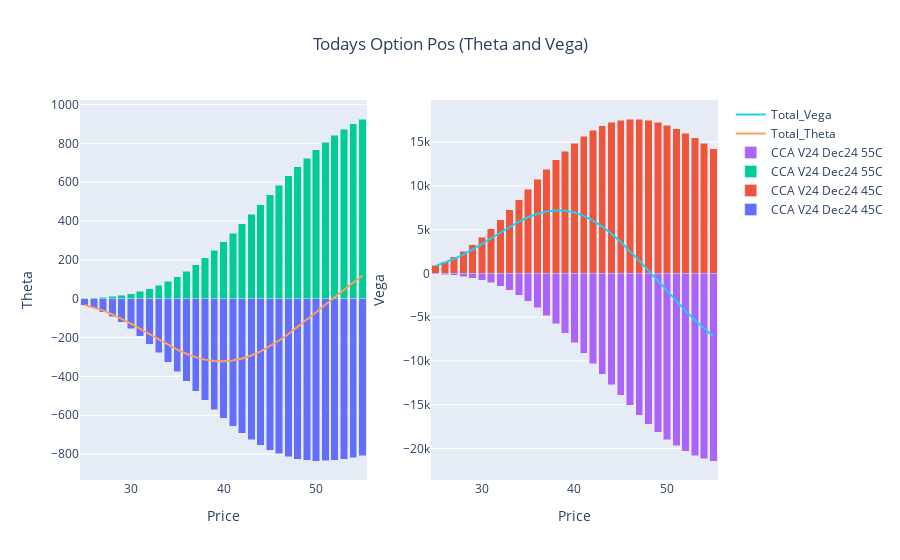

Notebook code for this chart:
### Code cell
fig_t = go.Figure()
for i in list(t)[1:-1]:
    fig_t.add_trace(go.Bar(x=t.Price, y=t[i], name=i, base=0))

fig_t.add_trace(go.Scatter(x=t.Price, y=t.Option_Theta, mode='lines', name='Total_Theta'))


#~~~~~~~~~~~~~~~~~~~~~~~~~~~~~~~~~~~~~~~~~~~~~~~~~~~~~~~~~~~~~~~~~~~~~~~~~~~~~~~~~
fig_v = go.Figure()
for i in list(v)[1:-1]:
    fig_v.add_trace(go.Bar(x=v.Price, y=v[i], name=i, base=0))

fig_v.add_trace(go.Scatter(x=v.Price, y=v.Option_Vega, mode='lines', name='Total_Vega'))

#~~~~~~~~~~~~~~~~~~~~~~~~~~~~~~~~~~~~~~~~~~~~~~~~~~~~~~~~~~~~~~~~~~~~~~~~~~~~~~~~
fig = make_subplots(rows=1, cols=2)
for i in range(0,len(fig_p.data)):
    fig.add_trace(fig_t.data[i], row=1, col=1)
    fig.add_trace(fig_v.data[i], row=1, col=2)
    
fig.update_layout(title={'text': 'Todays Option Pos (Theta and Vega)','x': 0.5,'xanchor': 'center'}, barmode='stack')

fig.update_xaxes(title_text="Price", row=1, col=1)
fig.update_yaxes(title_text="Theta", row=1, col=1)
fig.update_xaxes(title_text="Price", row=1, col=2)
fig.update_yaxes(title_text="Vega", row=1, col=2)    
fig.show()

### Figure 1 — Plotly figure (JSON) as saved in the notebook; plotly's stock layout.template omitted (floating-point values rounded to 4 significant figures)
{"data": [{"base": 0, "name": "CCA V24 Dec24 45C", "type": "bar", "x": [25, 26, 27, 28, 29, 30, 31, 32, 33, 34, 35, 36, 37, 38, 39, 40, 41, 42, 43, 44, 45, 46, 47, 48, 49, 50, 51, 52, 53, 54, 55], "xaxis": "x", "y": [-34.79, -50.03, -69.43, -93.34, -121.9, -155.1, -192.7, -234.2, -279.0, -326.4, -375.5, -425.4, -475.2, -524.0, -570.9, -615.2, -656.2, -693.5, -726.7, -755.4, -779.6, -799.3, -814.6, -825.6, -832.5, -835.6, -835.4, -832.0, -826.0, -817.6, -807.3], "yaxis": "y"}, {"base": 0, "name": "CCA V24 Dec24 45C", "type": "bar", "x": [25, 26, 27, 28, 29, 30, 31, 32, 33, 34, 35, 36, 37, 38, 39, 40, 41, 42, 43, 44, 45, 46, 47, 48, 49, 50, 51, 52, 53, 54, 55], "xaxis": "x2", "y": [953.8, 1364.0, 1882.0, 2515.0, 3263.0, 4124.0, 5087.0, 6136.0, 7252.0, 8413.0, 9592.0, 10760.0, 11900.0, 12980.0, 13980.0, 14890.0, 15670.0, 16340.0, 16870.0, 17260.0, 17520.0, 17640.0, 17640.0, 17520.0, 17280.0, 16950.0, 16530.0, 16040.0, 15480.0, 14880.0, 14230.0], "yaxis": "y2"}, {"base": 0, "name": "CCA V24 Dec24 55C", "type": "bar", "x": [25, 26, 27, 28, 29, 30, 31, 32, 33, 34, 35, 36, 37, 38, 39, 40, 41, 42, 43, 44, 45, 46, 47, 48, 49, 50, 51, 52, 53, 54, 55], "xaxis": "x", "y": [2.917, 4.915, 7.929, 12.3, 18.4, 26.65, 37.45, 51.21, 68.29, 88.98, 113.5, 141.9, 174.2, 210.2, 249.8, 292.5, 337.9, 385.3, 434.4, 484.2, 534.3, 584.0, 632.5, 679.4, 724.1, 766.2, 805.1, 840.7, 872.7, 900.9, 925.2], "yaxis": "y"}, {"base": 0, "name": "CCA V24 Dec24 55C", "type": "bar", "x": [25, 26, 27, 28, 29, 30, 31, 32, 33, 34, 35, 36, 37, 38, 39, 40, 41, 42, 43, 44, 45, 46, 47, 48, 49, 50, 51, 52, 53, 54, 55], "xaxis": "x2", "y": [-85.23, -143.1, -229.9, -355.2, -529.3, -763.3, -1068.0, -1454.0, -1929.0, -2500.0, -3172.0, -3944.0, -4813.0, -5774.0, -6817.0, -7928.0, -9093.0, -10290.0, -11510.0, -12730.0, -13920.0, -15080.0, -16180.0, -17200.0, -18140.0, -18970.0, -19700.0, -20310.0, -20800.0, -21180.0, -21430.0], "yaxis": "y2"}, {"mode": "lines", "name": "Total_Theta", "type": "scatter", "x": [25, 26, 27, 28, 29, 30, 31, 32, 33, 34, 35, 36, 37, 38, 39, 40, 41, 42, 43, 44, 45, 46, 47, 48, 49, 50, 51, 52, 53, 54, 55], "xaxis": "x", "y": [-31.88, -45.11, -61.5, -81.04, -103.5, -128.5, -155.2, -183.0, -210.7, -237.4, -262.1, -283.6, -301.0, -313.7, -321.1, -322.7, -318.4, -308.2, -292.3, -271.2, -245.3, -215.4, -182.1, -146.1, -108.3, -69.44, -30.21, 8.719, 46.72, 83.28, 117.9], "yaxis": "y"}, {"mode": "lines", "name": "Total_Vega", "type": "scatter", "x": [25, 26, 27, 28, 29, 30, 31, 32, 33, 34, 35, 36, 37, 38, 39, 40, 41, 42, 43, 44, 45, 46, 47, 48, 49, 50, 51, 52, 53, 54, 55], "xaxis": "x2", "y": [868.5, 1221.0, 1652.0, 2159.0, 2734.0, 3361.0, 4019.0, 4682.0, 5323.0, 5912.0, 6420.0, 6820.0, 7088.0, 7208.0, 7166.0, 6957.0, 6580.0, 6042.0, 5354.0, 4531.0, 3593.0, 2562.0, 1462.0, 315.5, -852.8, -2020.0, -3167.0, -4272.0, -5320.0, -6298.0, -7194.0], "yaxis": "y2"}], "layout": {"barmode": "stack", "title": {"text": "Todays Option Pos (Theta and Vega)", "x": 0.5, "xanchor": "center"}, "xaxis": {"anchor": "y", "domain": [0, 0.45], "title": {"text": "Price"}}, "xaxis2": {"anchor": "y2", "domain": [0.55, 1], "title": {"text": "Price"}}, "yaxis": {"anchor": "x", "domain": [0, 1], "title": {"text": "Theta"}}, "yaxis2": {"anchor": "x2", "domain": [0, 1], "title": {"text": "Vega"}}}}
